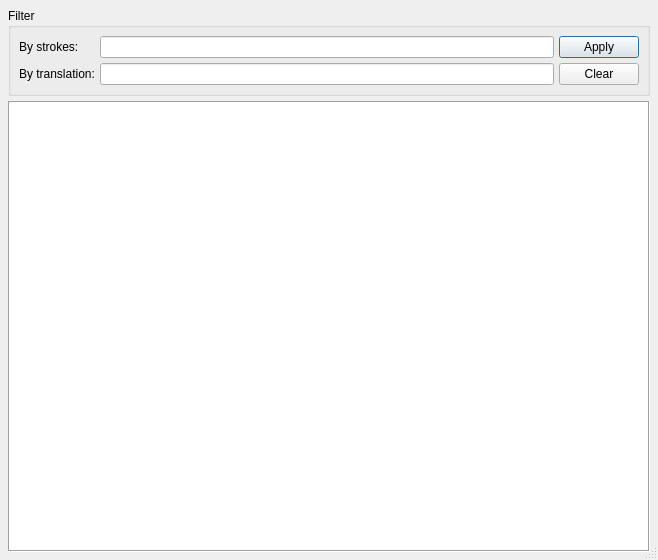
<?xml version="1.0" encoding="UTF-8"?>
<ui version="4.0">
 <class>DictionaryEditor</class>
 <widget class="QDialog" name="DictionaryEditor">
  <property name="windowModality">
   <enum>Qt::WindowModal</enum>
  </property>
  <property name="geometry">
   <rect>
    <x>0</x>
    <y>0</y>
    <width>658</width>
    <height>560</height>
   </rect>
  </property>
  <property name="windowTitle">
   <string>Plover: Dictionary Editor</string>
  </property>
  <property name="sizeGripEnabled">
   <bool>true</bool>
  </property>
  <layout class="QVBoxLayout" name="verticalLayout">
   <item>
    <widget class="QGroupBox" name="groupBox">
     <property name="accessibleName">
      <string>Filter</string>
     </property>
     <property name="title">
      <string>Filter</string>
     </property>
     <property name="flat">
      <bool>false</bool>
     </property>
     <property name="checkable">
      <bool>false</bool>
     </property>
     <layout class="QGridLayout" name="gridLayout">
      <item row="0" column="0">
       <widget class="QLabel" name="label">
        <property name="text">
         <string>By strokes:</string>
        </property>
        <property name="buddy">
         <cstring>strokes_filter</cstring>
        </property>
       </widget>
      </item>
      <item row="0" column="1">
       <widget class="QLineEdit" name="strokes_filter">
        <property name="accessibleName">
         <string>Strokes filter</string>
        </property>
       </widget>
      </item>
      <item row="0" column="2">
       <widget class="QPushButton" name="pushButton">
        <property name="sizePolicy">
         <sizepolicy hsizetype="Minimum" vsizetype="Minimum">
          <horstretch>0</horstretch>
          <verstretch>0</verstretch>
         </sizepolicy>
        </property>
        <property name="accessibleName">
         <string>Apply filter</string>
        </property>
        <property name="text">
         <string>Apply</string>
        </property>
       </widget>
      </item>
      <item row="1" column="0">
       <widget class="QLabel" name="label_2">
        <property name="text">
         <string>By translation:</string>
        </property>
        <property name="buddy">
         <cstring>translation_filter</cstring>
        </property>
       </widget>
      </item>
      <item row="1" column="1">
       <widget class="QLineEdit" name="translation_filter">
        <property name="accessibleName">
         <string>Translation filter</string>
        </property>
       </widget>
      </item>
      <item row="1" column="2">
       <widget class="QPushButton" name="pushButton_2">
        <property name="accessibleName">
         <string>Clear filter</string>
        </property>
        <property name="accessibleDescription">
         <string/>
        </property>
        <property name="text">
         <string>Clear</string>
        </property>
       </widget>
      </item>
     </layout>
    </widget>
   </item>
   <item>
    <widget class="QTableView" name="table">
     <property name="accessibleName">
      <string>Mappings</string>
     </property>
     <property name="frameShape">
      <enum>QFrame::Box</enum>
     </property>
     <property name="tabKeyNavigation">
      <bool>false</bool>
     </property>
     <property name="showDropIndicator" stdset="0">
      <bool>true</bool>
     </property>
     <property name="dragEnabled">
      <bool>true</bool>
     </property>
     <property name="dragDropOverwriteMode">
      <bool>false</bool>
     </property>
     <property name="dragDropMode">
      <enum>QAbstractItemView::DragDrop</enum>
     </property>
     <property name="defaultDropAction">
      <enum>Qt::IgnoreAction</enum>
     </property>
     <property name="alternatingRowColors">
      <bool>true</bool>
     </property>
     <property name="selectionBehavior">
      <enum>QAbstractItemView::SelectRows</enum>
     </property>
     <property name="textElideMode">
      <enum>Qt::ElideMiddle</enum>
     </property>
     <property name="sortingEnabled">
      <bool>true</bool>
     </property>
     <attribute name="horizontalHeaderStretchLastSection">
      <bool>true</bool>
     </attribute>
     <attribute name="verticalHeaderCascadingSectionResizes">
      <bool>true</bool>
     </attribute>
    </widget>
   </item>
  </layout>
  <action name="action_Delete">
   <property name="icon">
    <iconset resource="resources.qrc">
     <normaloff>:/resources/remove.svg</normaloff>:/resources/remove.svg</iconset>
   </property>
   <property name="text">
    <string>&amp;Delete</string>
   </property>
   <property name="toolTip">
    <string>Delete selected entries.</string>
   </property>
   <property name="shortcut">
    <string>Del</string>
   </property>
  </action>
  <action name="action_Undo">
   <property name="icon">
    <iconset resource="resources.qrc">
     <normaloff>:/resources/undo.svg</normaloff>:/resources/undo.svg</iconset>
   </property>
   <property name="text">
    <string>&amp;Undo</string>
   </property>
   <property name="toolTip">
    <string>Undo last add/delete/edit operation.</string>
   </property>
   <property name="shortcut">
    <string>Ctrl+Z</string>
   </property>
  </action>
  <action name="action_New">
   <property name="icon">
    <iconset resource="resources.qrc">
     <normaloff>:/resources/add.svg</normaloff>:/resources/add.svg</iconset>
   </property>
   <property name="text">
    <string>&amp;New translation</string>
   </property>
   <property name="toolTip">
    <string>Add a new translation</string>
   </property>
   <property name="shortcut">
    <string>Ctrl+N</string>
   </property>
   <property name="shortcutContext">
    <enum>Qt::WidgetWithChildrenShortcut</enum>
   </property>
  </action>
 </widget>
 <layoutdefault spacing="5" margin="8"/>
 <tabstops>
  <tabstop>table</tabstop>
  <tabstop>strokes_filter</tabstop>
  <tabstop>translation_filter</tabstop>
  <tabstop>pushButton</tabstop>
  <tabstop>pushButton_2</tabstop>
 </tabstops>
 <resources>
  <include location="resources.qrc"/>
 </resources>
 <connections>
  <connection>
   <sender>action_Delete</sender>
   <signal>triggered()</signal>
   <receiver>DictionaryEditor</receiver>
   <slot>delete_selected_row()</slot>
   <hints>
    <hint type="sourcelabel">
     <x>-1</x>
     <y>-1</y>
    </hint>
    <hint type="destinationlabel">
     <x>199</x>
     <y>149</y>
    </hint>
   </hints>
  </connection>
  <connection>
   <sender>action_Undo</sender>
   <signal>triggered()</signal>
   <receiver>DictionaryEditor</receiver>
   <slot>undo()</slot>
   <hints>
    <hint type="sourcelabel">
     <x>-1</x>
     <y>-1</y>
    </hint>
    <hint type="destinationlabel">
     <x>199</x>
     <y>149</y>
    </hint>
   </hints>
  </connection>
  <connection>
   <sender>action_New</sender>
   <signal>triggered()</signal>
   <receiver>DictionaryEditor</receiver>
   <slot>add_new_row()</slot>
   <hints>
    <hint type="sourcelabel">
     <x>-1</x>
     <y>-1</y>
    </hint>
    <hint type="destinationlabel">
     <x>199</x>
     <y>149</y>
    </hint>
   </hints>
  </connection>
  <connection>
   <sender>DictionaryEditor</sender>
   <signal>finished(int)</signal>
   <receiver>DictionaryEditor</receiver>
   <slot>save_modified_dictionaries(int)</slot>
   <hints>
    <hint type="sourcelabel">
     <x>199</x>
     <y>149</y>
    </hint>
    <hint type="destinationlabel">
     <x>199</x>
     <y>149</y>
    </hint>
   </hints>
  </connection>
  <connection>
   <sender>pushButton</sender>
   <signal>clicked()</signal>
   <receiver>DictionaryEditor</receiver>
   <slot>apply_filter()</slot>
   <hints>
    <hint type="sourcelabel">
     <x>605</x>
     <y>36</y>
    </hint>
    <hint type="destinationlabel">
     <x>328</x>
     <y>279</y>
    </hint>
   </hints>
  </connection>
  <connection>
   <sender>strokes_filter</sender>
   <signal>returnPressed()</signal>
   <receiver>DictionaryEditor</receiver>
   <slot>apply_filter()</slot>
   <hints>
    <hint type="sourcelabel">
     <x>352</x>
     <y>22</y>
    </hint>
    <hint type="destinationlabel">
     <x>328</x>
     <y>279</y>
    </hint>
   </hints>
  </connection>
  <connection>
   <sender>translation_filter</sender>
   <signal>returnPressed()</signal>
   <receiver>DictionaryEditor</receiver>
   <slot>apply_filter()</slot>
   <hints>
    <hint type="sourcelabel">
     <x>352</x>
     <y>51</y>
    </hint>
    <hint type="destinationlabel">
     <x>328</x>
     <y>279</y>
    </hint>
   </hints>
  </connection>
  <connection>
   <sender>pushButton_2</sender>
   <signal>clicked()</signal>
   <receiver>DictionaryEditor</receiver>
   <slot>clear_filter()</slot>
   <hints>
    <hint type="sourcelabel">
     <x>597</x>
     <y>80</y>
    </hint>
    <hint type="destinationlabel">
     <x>328</x>
     <y>279</y>
    </hint>
   </hints>
  </connection>
 </connections>
 <slots>
  <slot>handle_selection_change()</slot>
  <slot>delete_selected_row()</slot>
  <slot>undo()</slot>
  <slot>add_new_row()</slot>
  <slot>save_modified_dictionaries(int)</slot>
  <slot>apply_filter()</slot>
  <slot>clear_filter()</slot>
 </slots>
</ui>
